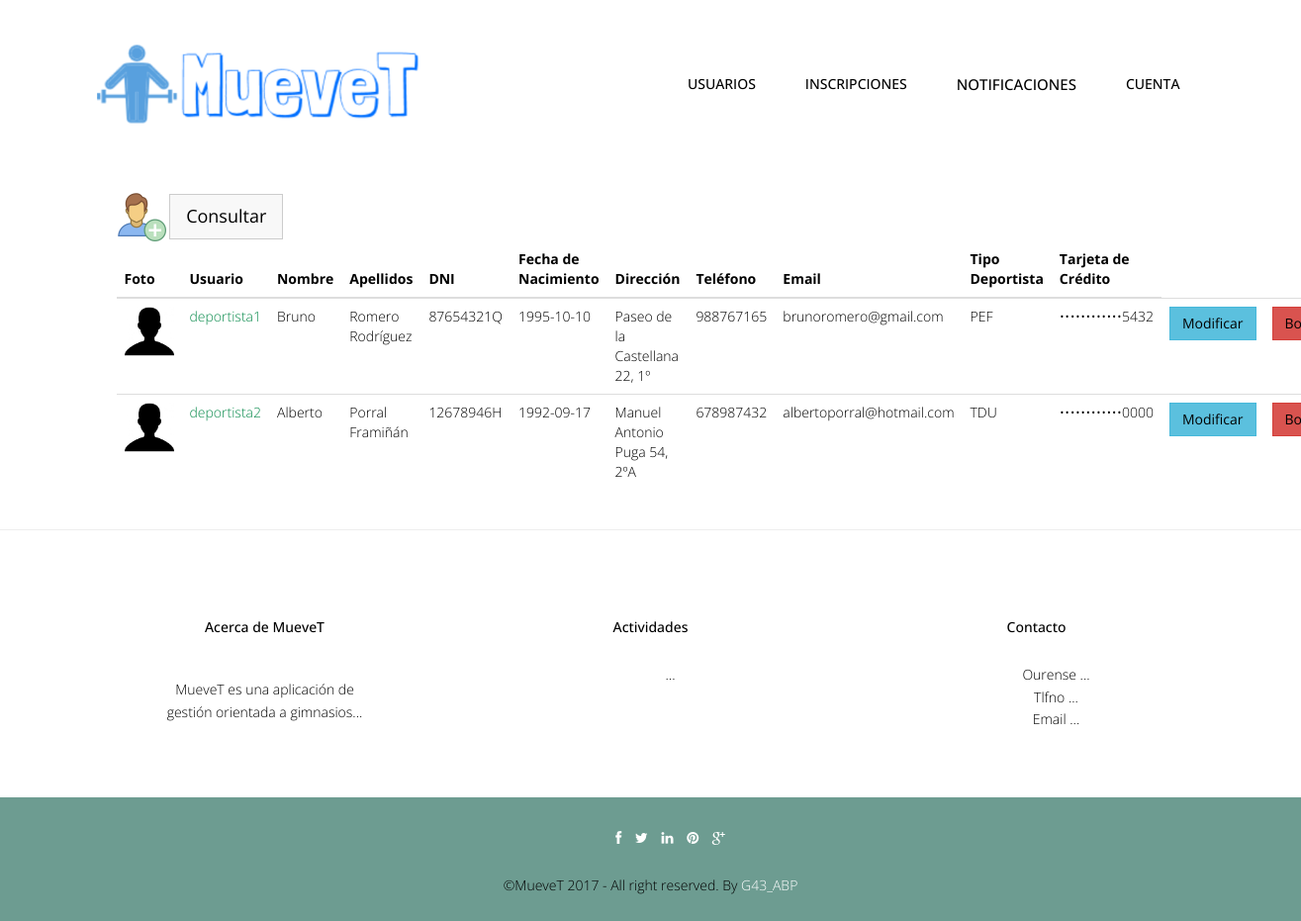
/abp/Controllers/DEPORTISTA_Controller.php?user=deportista (signed in), run on the app's committed database.
### tables this page shows
CREATE TABLE IF NOT EXISTS `deportista` (
  `userName` varchar(20) NOT NULL,
  `tipoDeportista` char(3) NOT NULL,
  `metodoPago` varchar(45) NOT NULL,
  `idActividadIndividual` int(10) DEFAULT NULL
);

CREATE TABLE IF NOT EXISTS `usuario` (
  `foto` varchar(500) DEFAULT NULL,
  `userName` varchar(20) NOT NULL,
  `password` varchar(128) NOT NULL,
  `tipoUsuario` int(10) NOT NULL,
  `nombre` varchar(20) NOT NULL,
  `apellidos` varchar(70) NOT NULL,
  `dni` varchar(9) NOT NULL,
  `fechaNac` date NOT NULL,
  `direccion` varchar(80) DEFAULT NULL,
  `telefono` int(15) DEFAULT NULL,
  `email` varchar(30) NOT NULL
);

### abp/Models/USUARIO_Model.php (called while the page is built, shortened)
<?php
include '../Functions/LibraryFunctions.php';
class USUARIO_Modelo {
    var $mysqli;
    function ConectarBD() {
        $this->mysqli = new mysqli("localhost", "root", "", "gymgest");
    }
    function ConsultarTodo($user) {
        if ($user == "entrenador") {
            $sql = "SELECT * FROM USUARIO, ENTRENADOR WHERE USUARIO.userName=ENTRENADOR.userName AND USUARIO.tipoUsuario=2";
        } else if ($user == "deportista") {
            $sql = "SELECT * FROM USUARIO, DEPORTISTA WHERE USUARIO.userName=DEPORTISTA.userName AND USUARIO.tipoUsuario=3";
        } else {
            $sql = "SELECT * FROM USUARIO";
        }
        if (!($resultado = $this->mysqli->query($sql))) {
            return 'Error en la consulta sobre la base de datos';
        } else {
            $toret = array();
            $i = 0;
            while ($fila = $resultado->fetch_array()) {
                $toret[$i] = $fila;
                $i++;
            }
            return $toret;
        }
    }
}
?>

### abp/Views/DEPORTISTA_SHOWALL_Vista.php (the view, shortened to what this page needs)
<?php
class DEPORTISTA_Show {
    private $datos;
    function __construct($array, $volver) {
        $this->datos = $array;
        $this->render();
    }
    function render() {
        ?>
        <div class="container">
            <?php
            $lista = array('foto', 'userName', 'nombre', 'apellidos', 'dni', 'fechaNac', 'direccion', 'telefono', 'email', 'tipoDeportista', 'metodoPago');
            ?>
            <br><br>
            <div class="container">
                <div class="col-lg-12">
                    <a href='DEPORTISTA_Controller.php?accion=<?php echo $strings['Insertar']; ?>'><img src="../img/useradd.png" width="50px" height="50px"></a>
                    <button type="button" class="btn btn-default btn-lg"><a href='DEPORTISTA_Controller.php?accion=<?php echo $strings['Consultar']; ?>'><?php echo $strings['Consultar'] ?></a></button>
                    <table class="table">
                        <thead class="thead-dark">
                            <tr>
                                <?php
                                foreach ($lista as $titulo) {
                                    echo "<th>";
                                    echo $strings[$titulo];
                                    echo "</th>";
                                }
                                echo "</tr>";
                                echo "</thead>";
                                echo "<tbody>";
                                for ($j = 0; $j < count($this->datos); $j++) {
                                    echo "<tr>";
                                    foreach ($this->datos [$j] as $clave => $valor) {
                                        for ($i = 0; $i < count($lista); $i++) {
                                            if ($clave === $lista[$i]) {
                                                echo "<td>";
                                                if (($clave === 'foto')) {
                                                    if (is_file($valor)) {
                                                        ?><a target='_blank' href='<?php echo $valor ?>'><img src='<?php echo $valor ?>' width="50" height="50"></a> <?php
                                                    } else {
                                                        ?><a target='_blank' href="../img/user.jpg"><img src="../img/user.jpg" width="50" height="50"></a> <?php
                                                }
                                                break;
                                            }
                                            if ($clave == 'metodoPago') {
                                                $post = substr($valor, -4);
                                                $resultado = "••••••••••••" . $post;
                                                echo $resultado;
                                                break;
                                            }if ($clave === 'tipoUsuario') {
                                                echo $strings[ConsultarNOMRol($valor)];
                                                break;
                                            }
                                            if ($clave === 'userName') {
                                                ?>
                                            <a href='DEPORTISTA_Controller.php?userName=<?php echo $this->datos[$j]['userName'] . '&accion=' . $strings['Ver']; ?>'><font color="#088A4B"><?php echo $valor; ?></font></a> <?php
                                        } else {
                                            echo $valor;
                                        }
                                        echo "</td>";
                                    }
                                }
                            }
                            ?>
                            <td><button type="button" class="btn btn-info"><a href='DEPORTISTA_Controller.php?userName=<?php echo $this->datos[$j]['userName'] . '&accion=' . $strings['Modificar']; ?>'><?php echo $strings['Modificar']; ?></a></button></td>
                            <td><button type="button" class="btn btn-danger"><a href='DEPORTISTA_Controller.php?userName=<?php echo $this->datos[$j]['userName'] . '&accion=' . $strings['Borrar']; ?>'><?php echo $strings['Borrar']; ?></a></button></td>
                                    <?php
                                }
                                ?>
                        </tbody>
                    </table>
                </div>
            </div>
        </div>
        <?php
        include '../Views/footer.php';
    }
}

### abp/css/style.css (style rules this page uses)
body { font-family:'Open Sans', Arial, sans-serif; font-size:14px; font-weight:300; line-height:1.6em; color:#000; background-color:#fff; }
.link-list ul,li,a { color:#000; list-style:none; }

### abp/css/overwrite.css (style rules this page uses)
.btn { text-shadow: none; background-image:none; border-color: none; border-bottom-color: none; -webkit-box-shadow: none; -moz-box-shadow: none; box-shadow: none; }
.btn { outline:0; -webkit-border-radius: 0; -moz-border-radius: 0; border-radius: 0; }
.btn-lg { -webkit-border-radius: 0; -moz-border-radius: 0; border-radius: 0; }
.btn-default { color: #333333; background-color: #f8f8f8; }

### data on the page
deportista: userName "deportista1", tipoDeportista "PEF", metodoPago "••••••••••••5432"
usuario: nombre "Bruno", apellidos "Romero Rodríguez", dni "87654321Q", fechaNac "1995-10-10", direccion "Paseo de la Castellana 22, 1º", telefono "988767165", email "brunoromero@gmail.com"
deportista: userName "deportista2", tipoDeportista "TDU", metodoPago "••••••••••••0000"
usuario: nombre "Alberto", apellidos "Porral Framiñán", dni "12678946H", fechaNac "1992-09-17", direccion "Manuel Antonio Puga 54, 2ºA", telefono "678987432", email "albertoporral@hotmail.com"

### other printed values
$strings['Cuenta'] "CUENTA"
$strings['Consultar'] "Consultar"
$strings[$titulo] "Foto"
$strings[$titulo] "Usuario"
$strings[$titulo] "Nombre"
$strings[$titulo] "Apellidos"
$strings[$titulo] "DNI"
$strings[$titulo] "Fecha de Nacimiento"
$strings[$titulo] "Dirección"
$strings[$titulo] "Teléfono"
$strings[$titulo] "Email"
$strings[$titulo] "Tipo Deportista"
$strings[$titulo] "Tarjeta de Crédito"
